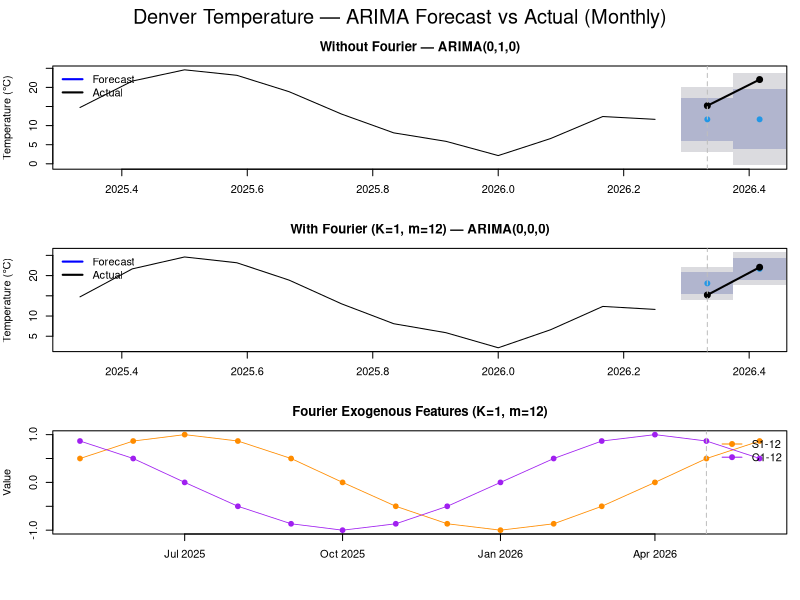

Write the R code that produced this figure.
library(forecast)
library(lubridate)

df <- read.csv("denver_temperature.csv")
df$month <- as.Date(df$time)
df$time  <- NULL

train_df <- head(df, 12)
test_df  <- tail(df, 2)

start_train <- c(year(train_df$month[1]), month(train_df$month[1]))
ts_train    <- ts(train_df$temp, frequency = 12, start = start_train)

start_test <- c(year(test_df$month[1]), month(test_df$month[1]))
ts_test    <- ts(test_df$temp, frequency = 12, start = start_test)

cat(sprintf("Train: %s to %s (%d months)\n",
  train_df$month[1], tail(train_df$month, 1), nrow(train_df)))
cat(sprintf("Test:  %s to %s (%d months)\n",
  test_df$month[1], tail(test_df$month, 1), nrow(test_df)))


fit_and_forecast <- function(ts_train, use_fourier, h) {
  if (use_fourier) {
    xreg_train <- fourier(ts_train, K = 1)
    xreg_test  <- fourier(ts_train, K = 1, h = h)
    fit <- auto.arima(ts_train, xreg = xreg_train, seasonal = FALSE)
    fc  <- forecast(fit, xreg = xreg_test, h = h)
  } else {
    fit <- auto.arima(ts_train, seasonal = FALSE)
    fc  <- forecast(fit, h = h)
  }
  list(fit = fit, fc = fc)
}

cat("\n--- Without Fourier ---\n")
result_plain   <- fit_and_forecast(ts_train, use_fourier = FALSE, h = nrow(test_df))
print(summary(result_plain$fit))

cat("\n--- With Fourier ---\n")
result_fourier <- fit_and_forecast(ts_train, use_fourier = TRUE,  h = nrow(test_df))
print(summary(result_fourier$fit))

fmt_order <- function(fit) {
  o <- arimaorder(fit)
  sprintf("ARIMA(%d,%d,%d)", o["p"], o["d"], o["q"])
}

# Fourier features for full date range (train + test)
xreg_all  <- rbind(fourier(ts_train, K = 1), fourier(ts_train, K = 1, h = nrow(test_df)))
all_times <- df$month

png("arima_forecast.png", width = 1200, height = 1100, res = 100)
par(mfrow = c(3, 1), mar = c(3, 4, 3, 1), oma = c(2, 0, 2, 0))

vline_x <- start_test[1] + (start_test[2] - 1) / 12

for (entry in list(
  list(result = result_plain,   label = "Without Fourier"),
  list(result = result_fourier, label = "With Fourier (K=1, m=12)")
)) {
  fc    <- entry$result$fc
  title <- sprintf("%s — %s", entry$label, fmt_order(entry$result$fit))
  plot(fc, main = title, ylab = "Temperature (°C)", xlab = "")
  lines(ts_test, col = "black", lwd = 2, type = "o", pch = 19)
  abline(v = vline_x, col = "gray", lty = 2)
  legend("topleft", legend = c("Forecast", "Actual"),
         col = c("blue", "black"), lty = 1, lwd = 2, bty = "n")
}

plot(all_times, xreg_all[, 1], type = "o", col = "darkorange", pch = 19, lwd = 0.8,
     ylim = range(xreg_all), main = "Fourier Exogenous Features (K=1, m=12)",
     ylab = "Value", xlab = "Date")
lines(all_times, xreg_all[, 2], type = "o", col = "purple", pch = 19, lwd = 0.8)
abline(v = test_df$month[1], col = "gray", lty = 2)
legend("topright", legend = colnames(xreg_all),
       col = c("darkorange", "purple"), lty = 1, pch = 19, bty = "n")

mtext("Denver Temperature — ARIMA Forecast vs Actual (Monthly)", outer = TRUE, cex = 1.2)
dev.off()

cat("\nSaved arima_forecast.png\n")
